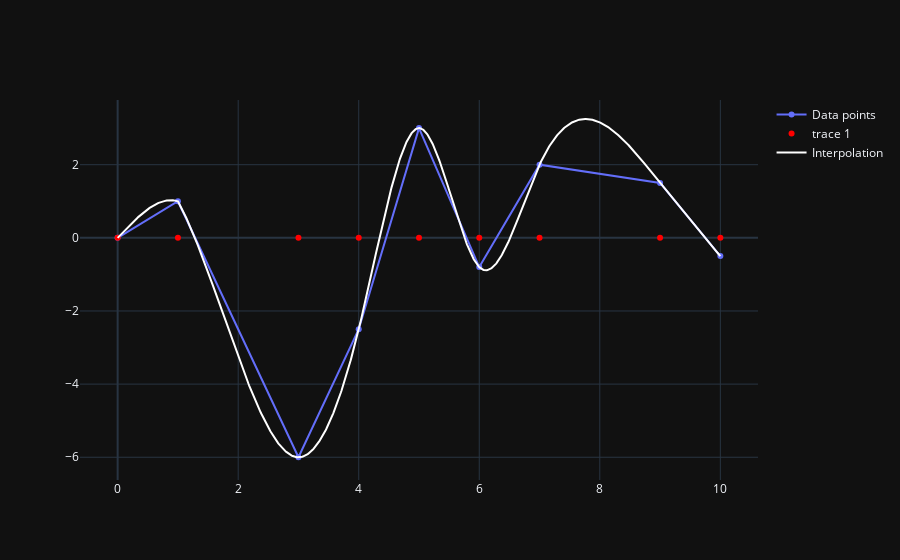

Write notebook code for a chart like this one.
### Code cell
import numpy as np
import plotly.graph_objects as go
import notebooks.latex_utils as latex

# P = np.array([ [x, np.sqrt(x)] for x in np.linspace(0, 100, 3)])
P = np.array([
    [0, 0],
    [1, 1],
    [3, -6],
    [4, -2.5],
    [5, 3],
    [6, -0.8],
    [7, 2],
    [9, 1.5],
    [10, -0.5]
])

n = P.shape[0] - 1

X = P[:, 0]
Y = P[:, 1]
print(f"X = {X.shape} {X}")
print(f"Y = {Y}")

tau = 0.01
tau = 0.001
# tau = 10

h = np.zeros(n)
for i in range(n):
    h[i] = X[i + 1] - X[i]

print(f"h = {h}")

alpha = np.zeros(n)
for i in range(n):
    alpha[i] = 1 / h[i] - tau / np.sinh(tau * h[i])
print(f"alpha = {alpha}")

beta = np.zeros(n)
for i in range(n):
    beta[i] = tau * (1.0 / np.tanh(tau * h[i])) - 1 / h[i]
print(f"beta = {beta}")

gamma = np.zeros(n)
for i in range(n):
    gamma[i] = tau ** 2 / h[i] * (Y[i + 1] - Y[i])
print(f"gamma = {gamma}")

# v = np.zeros(n + 1)
# for i in range(1, n):
#     v[i] = gamma[i] - gamma[i - 1]
# print(f"v = {v}")
#
# b = np.zeros(n + 1)
# for i in range(1, n):
#     b[i] = beta[i] + beta[i - 1]
# print(f"b = {b}")

C = np.zeros(n - 1)
for i in range(n-1):
    C[i] = gamma[i+1] - gamma[i]
A = np.zeros((n - 1, n-1))

for i in range(n-1):
    if i == 0:
        A[i, i] = beta[i] + beta[i+1]
    elif i == n-2:
        A[i, i-1] = alpha[n-2]
        A[i, i] = beta[n-2] + beta[n-1]
    else:
        A[i, i-1] = alpha[i]
        A[i, i] = beta[i] + beta[i+1]
        A[i, i+1] = alpha[i+1]

z = np.concatenate(([0], np.linalg.solve(A, C), [0]))

latex.print_latex(latex.matrix(A) + "\cdot z = " + latex.matrix(np.array([C])))

# z = np.zeros(n + 1)
# z[n] = 0
# z[0] = 0
# z[n - 1] = (gamma[n - 1] - gamma[n - 2]) / alpha[n - 1]
#
# for i in range(n - 2, 0, -1):
#     z[i] = 1 / alpha[i] * (v[i] - 1 / alpha[i + 1] * b[i - 1] * v[i - 1])
print(f"z = {z}")

tau2 = tau ** 2


def S(x):
    n = z.size - 1
    i = 0
    for j in range(n, -1, -1):
        if x - X[j] >= 0:
            i = j
            break
    if i >= n:
        i = n - 1
    return (z[i] * np.sinh(tau * (X[i + 1] - x)) + z[i + 1] * np.sinh(tau * (x - X[i]))) / (tau2 * np.sinh(tau * h[i])) + \
        (Y[i] - z[i]/tau2) * (X[i+1] - x) / h[i] + (Y[i+1] - z[i+1]/tau2)* (x - X[i])/h[i]


fig1 = go.Scatter(x=X, y=Y, name='Data points')
fig2 = go.Scatter(x=X, y=np.zeros(P.shape[0]), mode='markers', line=dict(color='red'))
XX = np.linspace(X[0], X[n], 1000)
YY = [S(x) for x in XX]
fig3 = go.Scatter(x=XX, y=YY, line=dict(color='white'), name='Interpolation')

fig = go.Figure(fig1)
fig.add_trace(fig2)
fig.add_trace(fig3)
fig.show()

### Figure 1 — Plotly figure (JSON) as saved in the notebook; plotly's stock layout.template omitted (floating-point values rounded to 4 significant figures; data arrays with more than 128 entries replaced by an {"elided": "..."} marker saying what was removed)
{"data": [{"name": "Data points", "x": [0.0, 1.0, 3.0, 4.0, 5.0, 6.0, 7.0, 9.0, 10.0], "y": [0.0, 1.0, -6.0, -2.5, 3.0, -0.8, 2.0, 1.5, -0.5], "type": "scatter"}, {"line": {"color": "red"}, "mode": "markers", "x": [0.0, 1.0, 3.0, 4.0, 5.0, 6.0, 7.0, 9.0, 10.0], "y": [0.0, 0.0, 0.0, 0.0, 0.0, 0.0, 0.0, 0.0, 0.0], "type": "scatter"}, {"line": {"color": "white"}, "name": "Interpolation", "x": {"elided": "1000 float values"}, "y": {"elided": "1000 float values"}, "type": "scatter"}], "layout": {}}
